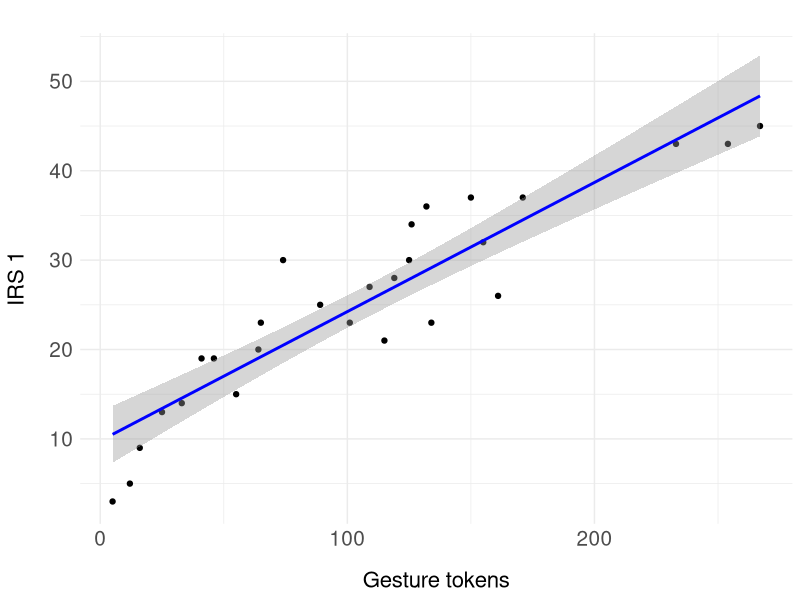

Source code (R):

# Electronic supplementary material

# Figure S4: Relationship between repertoire size and gesture tokens -----------
# (n = 27 signallers, n = 2877 gesture tokens, n = 60 gesture actions, n = 2 social units)

library(tidyverse)
library(ggplot2)

# data
data <- read.csv('02_data_clean/r0A_irs_summary_mukbit.csv')

# IRS 1  - Without inclusion threshold (1 token/GA/signaller)
data <- data.frame(tokens = data$n_tokens, actions_1 = data$IRS_1)
# Plotting (scatterplot, regression line, conf. intervals)
ggplot(data, aes(x = tokens, y = actions_1)) +
  geom_point(color = "black", size = 1.5) +  
  geom_smooth(method = "lm", se = TRUE, color = "blue") +  
  labs(
    title = "",
    x = "Gesture tokens",
    y = "IRS 1"
  ) +
  theme_minimal() +  
  theme(axis.text = element_text(size = 15),            
        axis.title.x = element_text(size = 16, margin = margin(t = 15)), 
        axis.title.y = element_text(size = 16, margin = margin(r = 15))  
  )
